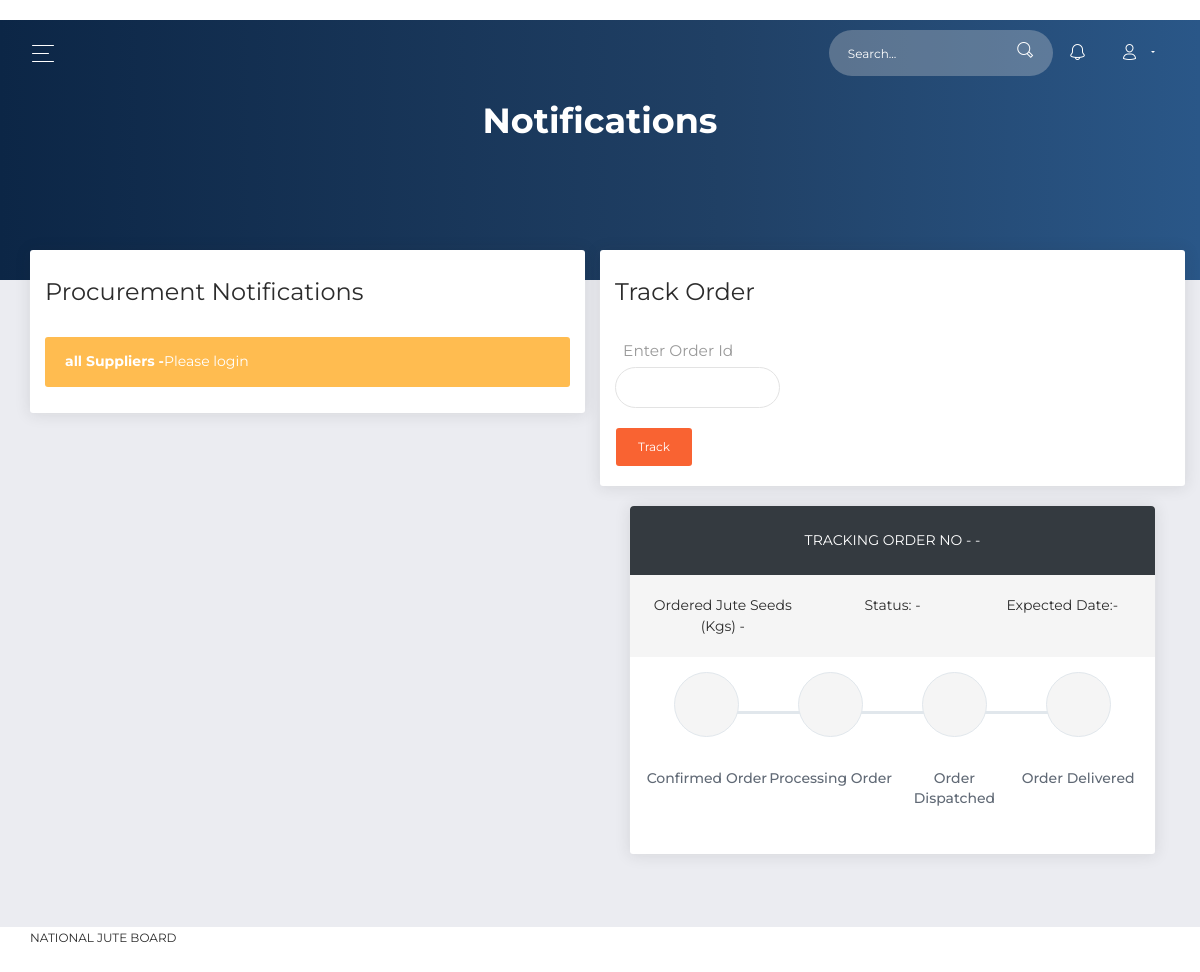
Before: /notifications.php (signed in) with the older database file.
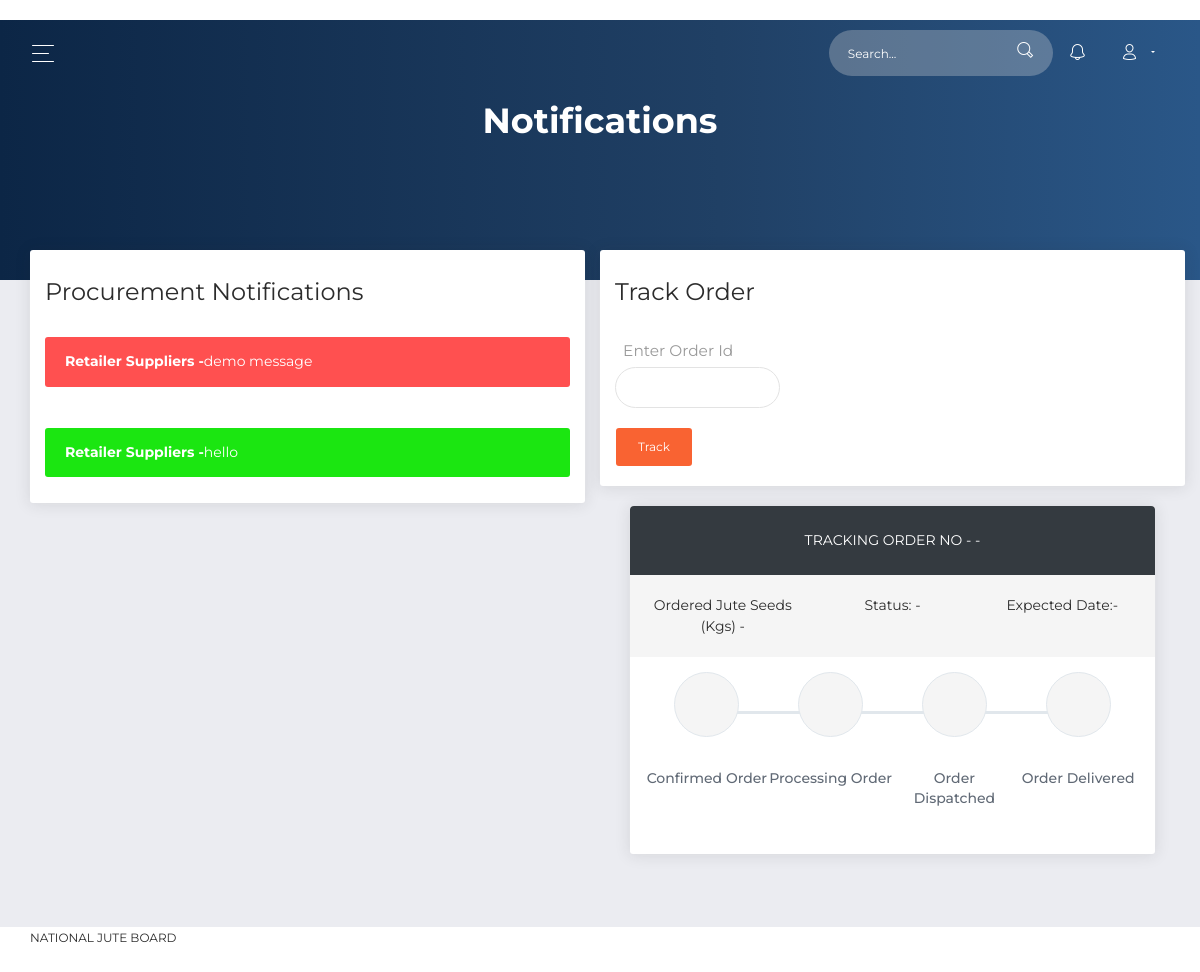
After: the same page with the newer database file.
### tables this page shows
CREATE TABLE `notifications` (
  `nid` int(11) NOT NULL,
  `org` varchar(255) NOT NULL,
  `usertype` varchar(255) NOT NULL,
  `msgtype` varchar(255) NOT NULL,
  `message` varchar(10000) NOT NULL,
  `nstatus` varchar(255) NOT NULL,
  `created` timestamp NOT NULL DEFAULT CURRENT_TIMESTAMP ON UPDATE CURRENT_TIMESTAMP
);

### notifications.php (the view, shortened to what the changed rows need)
<?php
include_once 'config/database.php';
if (isset($_SESSION['user'])) {
$user=$_SESSION['user'];
$result = mysqli_query($conn,"SELECT * FROM supplier where email='$user'");
 $row = mysqli_fetch_assoc($result);
 $user_status=$row['status'];
 $user_type=$row['type'];
 if($user_status==='Active')
 {
  ?>
<!DOCTYPE html>
<html lang="en">
<head>
  <link rel="stylesheet" href="https://use.fontawesome.com/releases/v5.7.1/css/all.css">
  <link href="assets/css/bootstrap.min.css" rel="stylesheet" />
  <link href="assets/css/now-ui-dashboard.css?v=1.5.0" rel="stylesheet" />
  <link href="assets/demo/demo.css" rel="stylesheet" />
    <link rel="stylesheet" href="https://cdn.jsdelivr.net/npm/pixeden-stroke-7-icon@1.2.3/pe-icon-7-stroke/dist/pe-icon-7-stroke.min.css">
</head>
<body class="">
  <div class="wrapper ">
    <div class="main-panel" id="main-panel">
           <?php include('action.php');?>
      <div class="panel-header">
        <div class="header text-center">
          <h2 class="title">Notifications</h2>
          </div>
      </div>
      <div class="content">
        <div class="row">
          <div class="col-md-6">
            <div class="card">
                      <?php
                  $result40 = mysqli_query($conn,"SELECT * FROM notifications where usertype='$user_type' or usertype='All' and nstatus='Visible' ");
                   if ($result40->num_rows > 0)
                   {
                    while($row40= $result40->fetch_assoc()) {
                      ?>
              <div class="card-body">
               <div class="alert alert-<?php echo($row40['msgtype']); ?>">
                  <span><b><?php echo($row40['usertype']); ?> Suppliers -</b><?php echo($row40['message']); ?> </span>
                </div>
              </div>
              <?php }
                }
                  ?>
            </div>
          </div>
       </div>
        </div>
      </div>
    </div>
</body>
</html>
<?php
}
}else
{
header("location: ./login.php");
}?>

Changed rows visible on the page:
removed notifications: usertype "all", message "Please login"
added notifications: usertype "Retailer", message "demo message"
now on this page (row edited): notifications: usertype "Retailer", message "hello"
